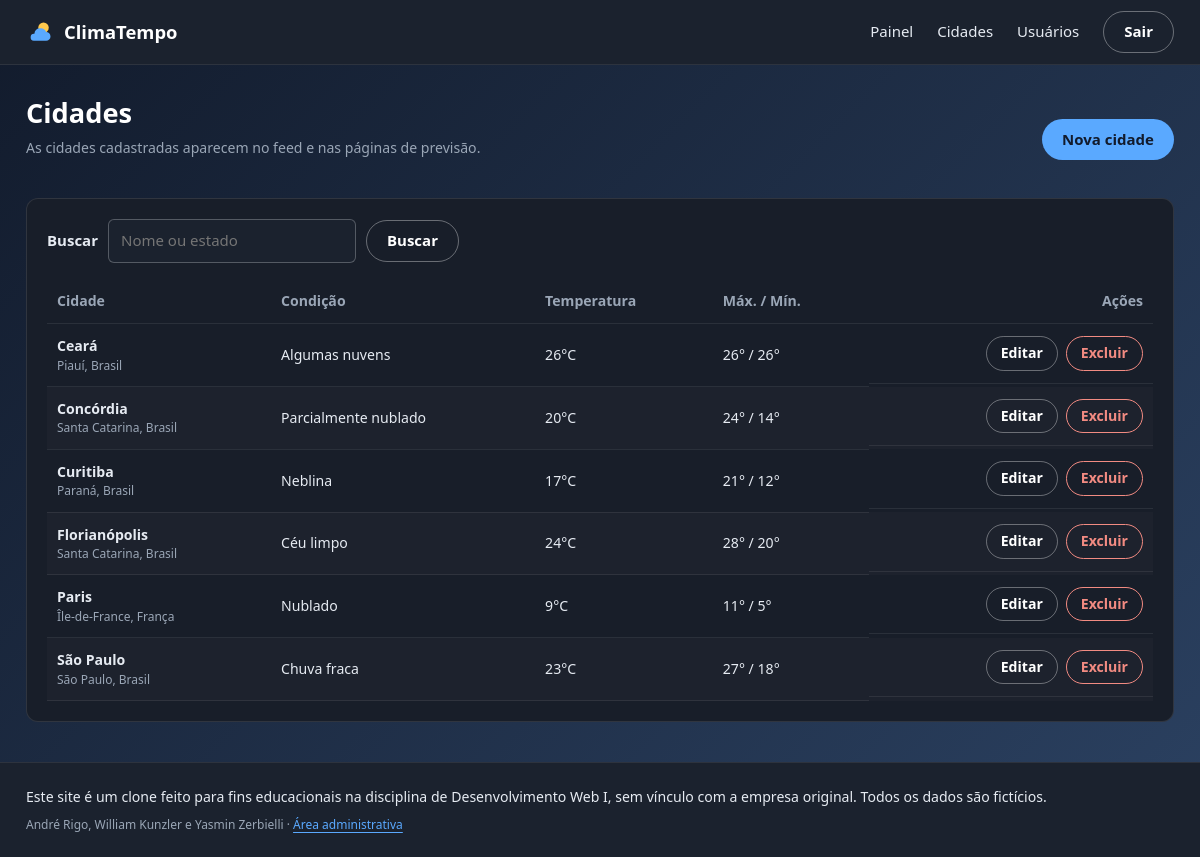
/admin/cidades.php (signed in), run on the app's committed database.
### tables this page shows
CREATE TABLE cidades (
    id INT AUTO_INCREMENT PRIMARY KEY,
    nome VARCHAR(60) NOT NULL,
    estado VARCHAR(60) NOT NULL,
    pais VARCHAR(60) NOT NULL,
    temperatura INT NOT NULL,
    sensacao INT NOT NULL,
    maxima INT NOT NULL,
    minima INT NOT NULL,
    condicao VARCHAR(60) NOT NULL,
    icone VARCHAR(30) NOT NULL,
    umidade INT NOT NULL,
    vento INT NOT NULL,
    pressao INT NOT NULL,
    visibilidade INT NOT NULL,
    descricao VARCHAR(500) NOT NULL DEFAULT '',
    atualizado_em DATETIME NOT NULL DEFAULT CURRENT_TIMESTAMP ON UPDATE CURRENT_TIMESTAMP
);

### includes/funcoes.php (called while the page is built, shortened)
<?php
function e($texto)
{
    return htmlspecialchars((string) $texto, ENT_QUOTES, 'UTF-8');
}

### includes/conexao.php (called while the page is built)
<?php
function conexao()
{
    static $pdo = null;
    if ($pdo == null) {
        try {
            $pdo = new PDO('mysql:host=' . DB_HOST . ';dbname=' . DB_NOME . ';charset=utf8mb4', DB_USUARIO, DB_SENHA);
            $pdo->setAttribute(PDO::ATTR_ERRMODE, PDO::ERRMODE_EXCEPTION);
            $pdo->setAttribute(PDO::ATTR_DEFAULT_FETCH_MODE, PDO::FETCH_ASSOC);
        } catch (PDOException $erro) {
            die('Erro ao conectar com o banco de dados.');
        }
    }
    return $pdo;
}

### includes/dados.php (called while the page is built, shortened)
<?php
function listarCidades($busca = '')
{
    $sql = conexao()->prepare('SELECT * FROM cidades WHERE nome LIKE ? OR estado LIKE ? ORDER BY nome');
    $sql->execute(['%' . $busca . '%', '%' . $busca . '%']);
    return $sql->fetchAll();
}

### public/admin/cidades.php (the view, shortened to what this page needs)
<?php
$busca = trim($_GET['busca'] ?? '');
$cidades = listarCidades($busca);
require __DIR__ . '/../../includes/header.php';
?>
    <main class="container admin">
        <div class="admin-painel-topo">
            <div>
                <h1>Cidades</h1>
                <p class="texto-auxiliar admin-subtitulo">As cidades cadastradas aparecem no feed e nas páginas de previsão.</p>
            </div>
            <a href="cidade-form.php" class="botao-primario">Nova cidade</a>
        </div>
        <section class="admin-painel">
            <form class="admin-filtro" method="get" action="cidades.php">
                <label for="busca">Buscar</label>
                <input type="search" id="busca" name="busca" value="<?= e($busca) ?>" placeholder="Nome ou estado">
                <button type="submit" class="botao-contorno">Buscar</button>
            </form>
            <?php if (count($cidades) == 0): ?>
                <p class="texto-auxiliar">Nenhuma cidade encontrada.</p>
            <?php else: ?>
                <div class="tabela-rolagem">
                    <table class="admin-tabela">
                        <thead>
                            <tr>
                                <th scope="col">Cidade</th>
                                <th scope="col">Condição</th>
                                <th scope="col">Temperatura</th>
                                <th scope="col">Máx. / Mín.</th>
                                <th scope="col" class="coluna-acoes">Ações</th>
                            </tr>
                        </thead>
                        <tbody>
                            <?php foreach ($cidades as $cidade): ?>
                                <tr>
                                    <td>
                                        <strong><?= e($cidade['nome']) ?></strong>
                                        <span class="texto-auxiliar-sm"><?= e($cidade['estado']) ?>, <?= e($cidade['pais']) ?></span>
                                    </td>
                                    <td><?= e($cidade['condicao']) ?></td>
                                    <td><?= $cidade['temperatura'] ?>°C</td>
                                    <td><?= $cidade['maxima'] ?>° / <?= $cidade['minima'] ?>°</td>
                                    <td class="admin-acoes">
                                        <a href="cidade-form.php?id=<?= $cidade['id'] ?>" class="botao-contorno">Editar</a>
                                        <form method="post" action="cidades.php">
                                            <button type="submit" class="botao-perigo">Excluir</button>
                                        </form>
                                    </td>
                                </tr>
                            <?php endforeach; ?>
                        </tbody>
                    </table>
                </div>
            <?php endif; ?>
        </section>
    </main>
<?php require __DIR__ . '/../../includes/footer.php'; ?>

### public/assets/css/style.css (style rules this page uses)
:root { --cor-fundo-inicial: #121B2C; --cor-fundo-final: #2B4161; --cor-superficie-elevada: #1B222E; --cor-superficie-card: #181E29; --gradiente-fundo: linear-gradient(135deg, var(--cor-fundo-inicial), var(--cor-fundo-final)); --cor-texto-principal: #E6EBF2; --cor-texto-destaque: #FFFFFF; --cor-texto-secundario: #9AA6B6; --cor-erro: #F28B82; --cor-destaque: #5AA9FF; --cor-precipitacao: #2F7FD8; --cor-temperatura: #F39C33; --cor-sensacao-termica: #8E7CF0; --cor-qualidade-ar: #2ECC71; --fonte-base: "Segoe UI", system-ui, sans-serif; --peso-light: 300; --peso-regular: 400; --peso-semibold: 600; --peso-bold: 700; --fs-temperatura: 5rem; --fs-metricas: 1.8rem; --fs-titulo-cidade: 1.7rem; --fs-condicao: 1.25rem; --fs-titulo-secao: 1.15rem; --fs-marca: 1.15rem; --fs-descricao: 1.019rem; --fs-corpo: 0.9375rem; --fs-auxiliar-lg: 0.881rem; --fs-auxiliar-sm: 0.75rem; --lh-temperatura: 1; --lh-compacta: 1.2; --lh-padrao: 1.45; }
*, *::before, *::after { margin: 0; padding: 0; box-sizing: border-box; }
body { min-height: 100vh; display: flex; flex-direction: column; font-family: var(--fonte-base); font-size: var(--fs-corpo); font-weight: var(--peso-regular); line-height: var(--lh-padrao); color: var(--cor-texto-principal); background: var(--cor-fundo-inicial) var(--gradiente-fundo) fixed; }
h1, h2, h3 { color: var(--cor-texto-destaque); font-weight: var(--peso-semibold); line-height: var(--lh-compacta); }
h1 { font-size: var(--fs-titulo-cidade); }
.texto-auxiliar { font-size: var(--fs-auxiliar-lg); font-weight: var(--peso-regular); line-height: var(--lh-padrao); color: var(--cor-texto-secundario); }
.texto-auxiliar-sm { font-size: var(--fs-auxiliar-sm); font-weight: var(--peso-regular); line-height: var(--lh-padrao); color: var(--cor-texto-secundario); }
a { color: inherit; text-decoration: none; }
button, input { font: inherit; color: inherit; }
.container { width: 100%; max-width: 1180px; margin: 0 auto; padding: 0 16px; }
.botao-primario { display: inline-block; padding: 10px 20px; border-radius: 999px; background: var(--cor-destaque); color: var(--cor-fundo-inicial); font-weight: var(--peso-semibold); transition: filter 0.2s; }
.botao-contorno { padding: 9px 20px; border: 1px solid rgba(255, 255, 255, 0.35); border-radius: 999px; color: var(--cor-texto-destaque); font-weight: var(--peso-semibold); transition: background 0.2s; }
main { flex: 1; width: 100%; margin-bottom: 40px; }
button.botao-contorno { background: none; cursor: pointer; }

### public/assets/css/admin.css (style rules this page uses)
.admin { padding-top: 32px; padding-bottom: 40px; }
.admin-subtitulo { margin: 8px 0 24px; }
.admin-painel { padding: 20px; border: 1px solid rgba(255, 255, 255, 0.1); border-radius: 12px; background: var(--cor-superficie-card); }
.admin-painel-topo { display: flex; justify-content: space-between; align-items: center; gap: 16px; margin-bottom: 16px; }
.tabela-rolagem { overflow-x: auto; }
.admin-tabela { width: 100%; border-collapse: collapse; font-size: var(--fs-auxiliar-lg); }
.admin-tabela th, .admin-tabela td { padding: 12px 10px; border-bottom: 1px solid rgba(255, 255, 255, 0.08); text-align: left; vertical-align: middle; }
.admin-tabela th { color: var(--cor-texto-secundario); font-weight: var(--peso-semibold); }
.admin-tabela tbody tr { transition: background 0.2s; }
.admin-tabela tbody tr:nth-child(even) { background: rgba(255, 255, 255, 0.02); }
.admin-tabela td span.texto-auxiliar-sm { display: block; }
.admin-tabela .coluna-acoes { text-align: right; }
.admin-acoes { display: flex; justify-content: flex-end; gap: 8px; white-space: nowrap; }
.admin-acoes .botao-contorno, .botao-perigo { padding: 6px 14px; font-size: var(--fs-auxiliar-lg); }
.botao-perigo { border: 1px solid var(--cor-erro); border-radius: 999px; background: none; color: var(--cor-erro); font-weight: var(--peso-semibold); cursor: pointer; transition: background 0.2s, color 0.2s; }
.admin-filtro { display: flex; align-items: center; gap: 10px; margin-bottom: 16px; }
.admin-filtro label { font-weight: var(--peso-semibold); }
.admin-form input, .admin-form select, .admin-form textarea, .admin-filtro input { padding: 10px 12px; border: 1px solid rgba(255, 255, 255, 0.25); border-radius: 6px; background: var(--cor-superficie-elevada); color: var(--cor-texto-principal); font: inherit; transition: border-color 0.2s; }

### data on the page
cidades: nome "Ceará", estado "Piauí", pais "Brasil", condicao "Algumas nuvens", temperatura "26", maxima "26", minima "26"
cidades: nome "Concórdia", estado "Santa Catarina", pais "Brasil", condicao "Parcialmente nublado", temperatura "20", maxima "24", minima "14"
cidades: nome "Curitiba", estado "Paraná", pais "Brasil", condicao "Neblina", temperatura "17", maxima "21", minima "12"
cidades: nome "Florianópolis", estado "Santa Catarina", pais "Brasil", condicao "Céu limpo", temperatura "24", maxima "28", minima "20"
cidades: nome "Paris", estado "Île-de-France", pais "França", condicao "Nublado", temperatura "9", maxima "11", minima "5"
cidades: nome "São Paulo", estado "São Paulo", pais "Brasil", condicao "Chuva fraca", temperatura "23", maxima "27", minima "18"
